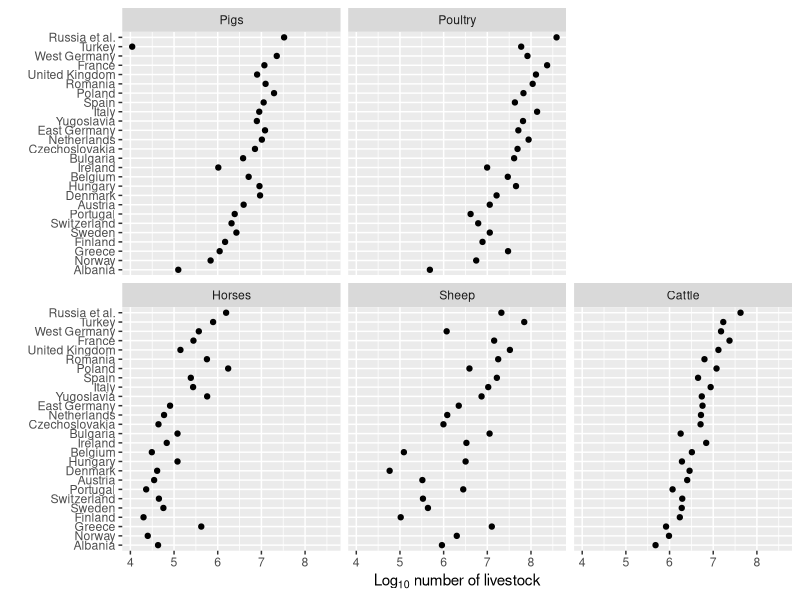
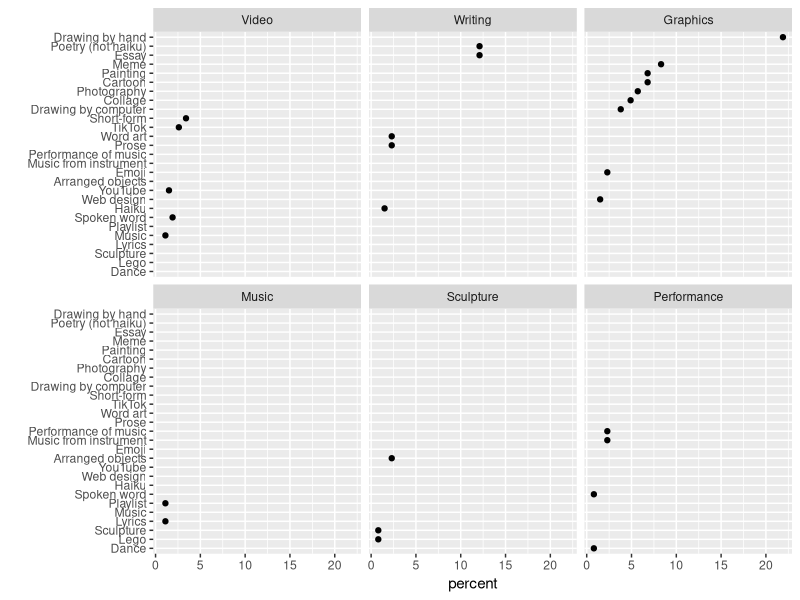
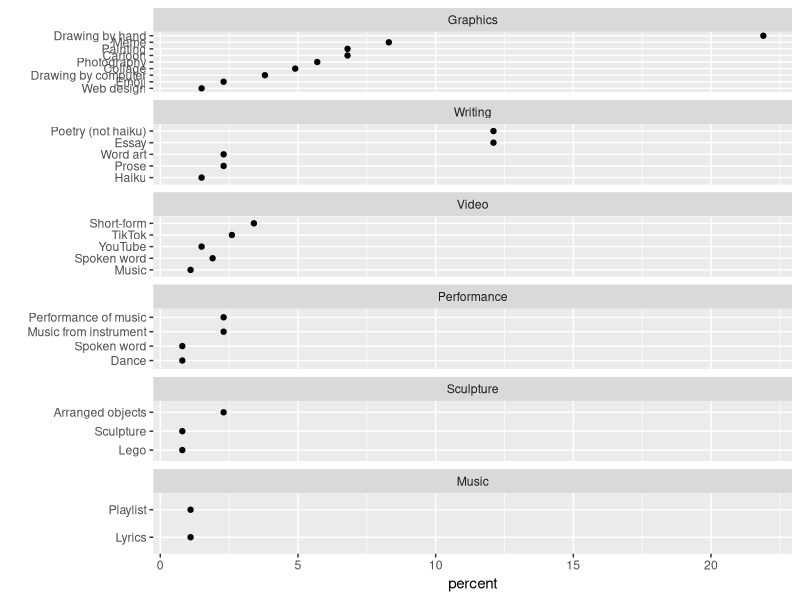
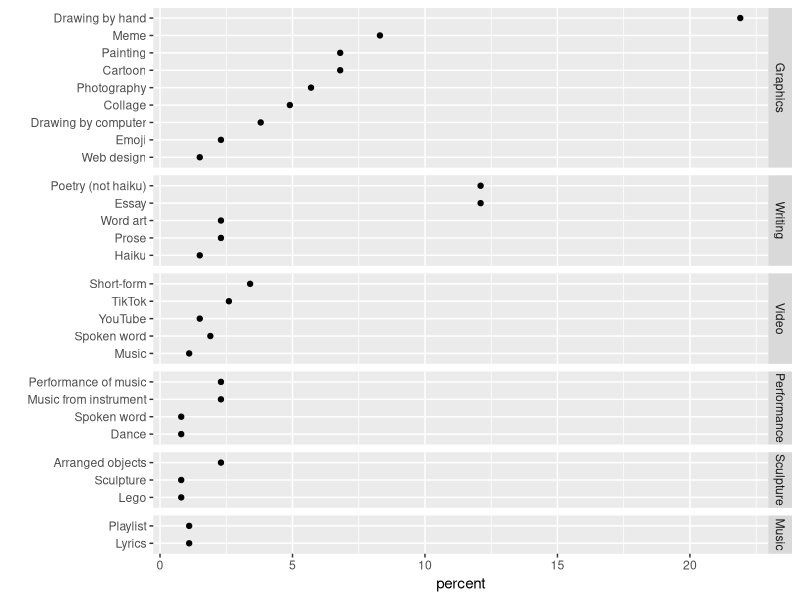
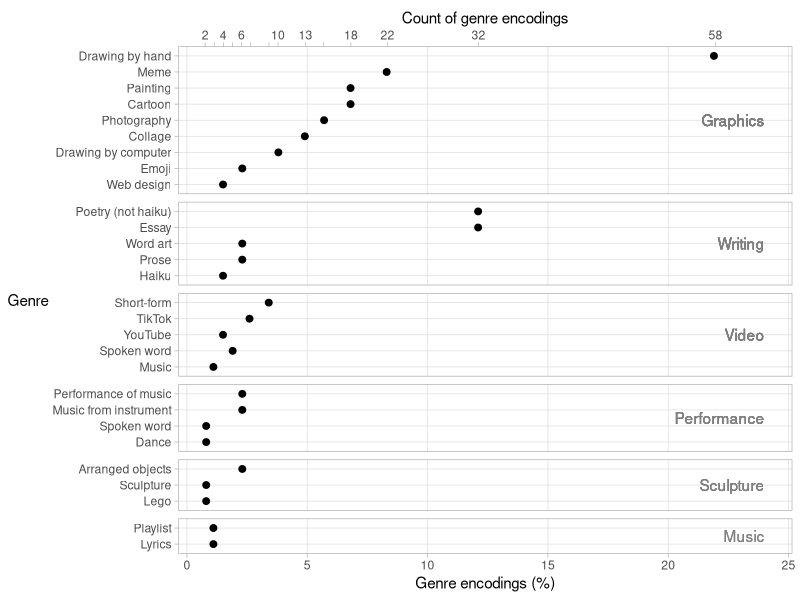

These figures' R source, in order:
## ---- chunk 1
#| label: setup
#| include: false

# printing options for data.table
options(
  datatable.print.nrows = 28,
  datatable.print.topn = 5,
  datatable.print.class = TRUE
)
## ---- chunk 2
#| label: packages

# packages used 
library("data.table")
library("ggplot2")
## ---- chunk 3
# read the livestock data
DT <- fread("livestock-1967.csv")

# examine the data
DT[]
## ---- chunk 4
ggplot(data = DT, mapping = aes(x = log10(count), y = reorder(country, count, median))) +
  geom_point() + 
  facet_wrap(vars(reorder(livestock_type, count, median)), as.table = FALSE) +
  labs(x = expression('Log'[10]~'number of livestock'), y = "")
## ---- chunk 5

# import the data
DT <- fread("creative-assignment-2021.csv")

# print the data table
DT[]
## ---- chunk 6
# create the first chart 
p <- ggplot(data = DT, mapping = aes(x = percent, y = reorder(genre, count))) +
  geom_point() + 
  facet_wrap(vars(reorder(medium, count)) , as.table = FALSE) +
  labs(y = "")

# display the result
p
## ---- chunk 7
# edit the previous chart 
p <- p +
   facet_wrap(vars(reorder(medium, count)) , as.table = FALSE, scales = "free_y", ncol = 1)

# display the result
p
## ---- chunk 8
# edit the previous chart 
p <- p  +
  facet_grid(rows = vars(reorder(medium, count)), 
             as.table = FALSE, 
             scales = "free_y",
             space = "free_y")

# display the result
p
## ---- chunk 9
# create a y-coordinate for a text geom
DT <- DT[, y_coord_media := .N/2 + 0.5, by = medium]

# create secondary axis data, omit some labels to avoid overprinting
count_scale <- sort(unique(DT$count))
top_axis <- data.table(count_scale)
top_axis[, count_label := as.character(count_scale)]
omit_labels <- c("3", "5", "7", "9", "15")
top_axis[count_label %chin% omit_labels, count_label := ""]

# ratio for secondary axis transformation
scale_trans <- sum(DT$count) / sum(DT$percent)

# graph
ggplot(data = DT, mapping = aes(x = percent, y = reorder(genre, count))) +
  geom_point(size = 2) +
  facet_grid(rows = vars(reorder(medium, count)), 
             as.table = FALSE, 
             scales = "free_y",
             space = "free_y") +
  labs(x = "Genre encodings (%)", y = "Genre") +
  theme_light() +
  theme(strip.text.y = element_blank(), 
        panel.grid.minor = element_blank(),
        axis.title.y = element_text(angle = 0, hjust = 1, vjust = 0.5)) +
  geom_text(aes(x = 24, y = y_coord_media, label = medium, hjust = 1), color = "gray50") +
  scale_x_continuous(sec.axis = sec_axis(trans = function(z) (z * scale_trans), 
                                         name = "Count of genre encodings", 
                                         breaks = top_axis$count_scale, 
                                         labels = top_axis$count_label))
